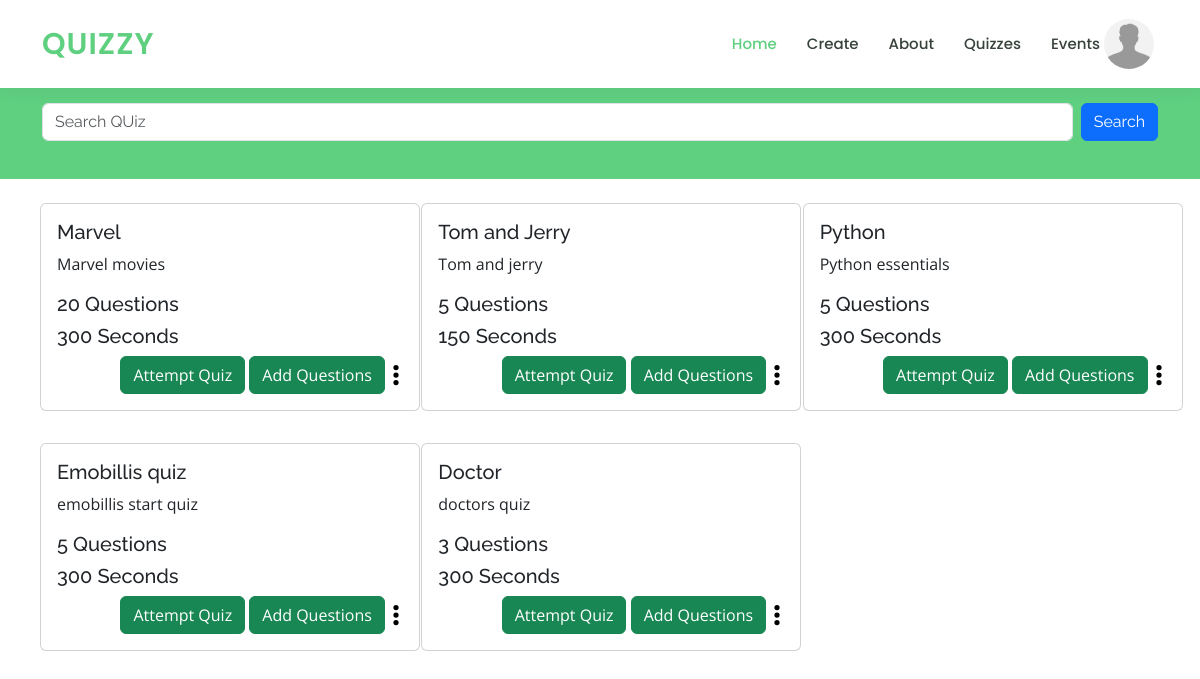
The app's page /quizzes/ (signed in) with its own data.
### app/models.py (models this page shows, shortened)
class Profile(models.Model):
    user = models.OneToOneField(User, on_delete=models.CASCADE)
    avatar = models.ImageField(
        default='avatar.jpg',  # default avatar
        upload_to='profile_avatars'  # dir to store the image
    )

class Quiz(models.Model):
    title = models.CharField(max_length=50)
    description = models.TextField()
    number_of_questions = models.IntegerField(default=1)
    time = models.IntegerField(help_text="Duration of the quiz in seconds", default="1")

### app/views.py (the view)
# urls.py: path('quizzes/', views.quizzes, name='quizzes'),
def quizzes(request):
    quizs = Quiz.objects.all()
    return render(request, 'quizzes.html', {'quizs': quizs})

### templates/quizzes.html (shortened to what this page needs)
{% extends 'base.html' %}
{% load static %}
{% block content %}
    <div class="breadcrumbs" data-aos="fade-in">
      <div class="container">
        <h2>
            <form class="d-flex" method="post" action="{% url 'search-quizzes' %}">
                <input class="form-control me-2" type="search" placeholder="Search QUiz" name="searched">
                <button class="btn btn-primary" type="submit">Search</button>
            </form>
        </h2>
      </div>
    </div>
    <div class="container-fluid">
        <div class="row row-cols-1 row-cols-md-3 g-4 mx-auto p-3">
            {% for quiz in quizs %}
              <div class="col pt-2">
                <div class="card" style="width: 380px">
                  <div class="card-body">
                    <h5 class="card-title">{{ quiz.title }}</h5>
                    <p class="card-text">{{ quiz.description }}</p>
                    <h5 class="card-title">{{ quiz.number_of_questions }} Questions</h5>
                    <h5 class="card-title">{{ quiz.time }} Seconds</h5>
                    <div class="text-end">
                        <a href="/{{ quiz.id }}" class="btn btn-success">Attempt Quiz</a>
                        <a href="add_question/{{ quiz.id }}" class="btn btn-success">Add Questions</a>
                        <div class="text-end dropdown dropup" style="display: inline-block;">
                            <a href="" class="nav-link p-1" role="button" data-bs-toggle="dropdown"></a>
                        </div>
                    </div>
                  </div>
                </div>
              </div>
            {% endfor %}
        </div>
    </div>
{% endblock %}

### templates/base.html (shortened to what this page needs)
<!doctype html>
<html lang="en">
<head>
    {% load static %}
    <link rel="stylesheet" href="{% static 'css/base.css' %}">
  <link href="{% static 'assets/vendor/animate.css/animate.min.css' %}" rel="stylesheet">
  <link href="{% static 'assets/vendor/aos/aos.css' %}" rel="stylesheet">
  <link href="{% static 'assets/vendor/bootstrap/css/bootstrap.min.css' %}" rel="stylesheet">
  <link href="{% static 'assets/vendor/bootstrap-icons/bootstrap-icons.css' %}" rel="stylesheet">
  <link href="{% static 'assets/vendor/boxicons/css/boxicons.min.css' %}" rel="stylesheet">
  <link href="{% static 'assets/vendor/remixicon/remixicon.css' %}" rel="stylesheet">
  <link href="{% static 'assets/vendor/swiper/swiper-bundle.min.css' %}" rel="stylesheet">
  <link href="{% static 'assets/css/style.css' %}" rel="stylesheet">
</head>
<body>
  <header id="header" class="fixed-top">
      {% if request.user.is_authenticated %}
          <div class="container d-flex align-items-center">
              <h1 class="logo me-auto"><a href="{% url 'home' %}">Quizzy</a></h1>
              <nav id="navbar" class="navbar order-last order-lg-0">
                <ul>
                  <li><a class="active" href="{% url 'home' %}">Home</a></li>
                  <li><a href="{% url 'create' %}">Create</a></li>
                  <li><a href="{% url 'about' %}">About</a></li>
                  <li><a href="{% url 'quizzes' %}">Quizzes</a></li>
                  <li><a href="{% url 'events' %}">Events</a></li>
                </ul>
              </nav>
              <div class="dropdown">
                <a class="nav-link p-1" href="#" role="button" data-bs-toggle="dropdown">
                  <img src="{{ user.profile.avatar.url }}" alt="Avatar"  class="avatar rounded-circle" >
                </a>
            </div>
          </div>
      {% endif %}
  </header>
{% block content %}
{% endblock %}
</body>
</html>

### static/css/base.css (style rules this page uses)
.avatar { vertical-align: middle; width: 50px; height: 50px; border-radius: 50%; }

### static/assets/css/style.css (style rules this page uses)
body { font-family: "Open Sans", sans-serif; color: #444444; }
a { color: #5fcf80; text-decoration: none; }
h1, h2, h3, h4, h5, h6 { font-family: "Raleway", sans-serif; }
#header { background: #fff; transition: all 0.5s; z-index: 997; padding: 15px 0; box-shadow: 0px 0 18px rgba(55, 66, 59, 0.08); }
#header .logo { font-size: 30px; margin: 0; padding: 0; line-height: 1; font-weight: 600; letter-spacing: 1px; text-transform: uppercase; font-family: "Poppins", sans-serif; }
#header .logo a { color: #5fcf80; }
.navbar { padding: 0; }
.navbar ul { margin: 0; padding: 0; display: flex; list-style: none; align-items: center; }
.navbar li { position: relative; }
.navbar a, .navbar a:focus { display: flex; align-items: center; justify-content: space-between; padding: 10px 0 10px 30px; font-family: "Poppins", sans-serif; font-size: 15px; font-weight: 500; color: #37423b; white-space: nowrap; transition: 0.3s; }
.navbar a:hover, .navbar .active, .navbar .active:focus, .navbar li:hover>a { color: #5fcf80; }
.breadcrumbs { margin-top: 73px; text-align: center; background: #5fcf80; padding: 30px 0; color: #fff; }
.breadcrumbs h2 { font-size: 32px; font-weight: 500; }

### records on screen
Quiz: title "Marvel", description "Marvel movies", number_of_questions "20", time "300"
Quiz: title "Tom and Jerry", description "Tom and jerry", number_of_questions "5", time "150"
Quiz: title "Python", description "Python essentials", number_of_questions "5", time "300"
Quiz: title "Emobillis quiz", description "emobillis start quiz", number_of_questions "5", time "300"
Quiz: title "Doctor", description "doctors quiz", number_of_questions "3", time "300"
